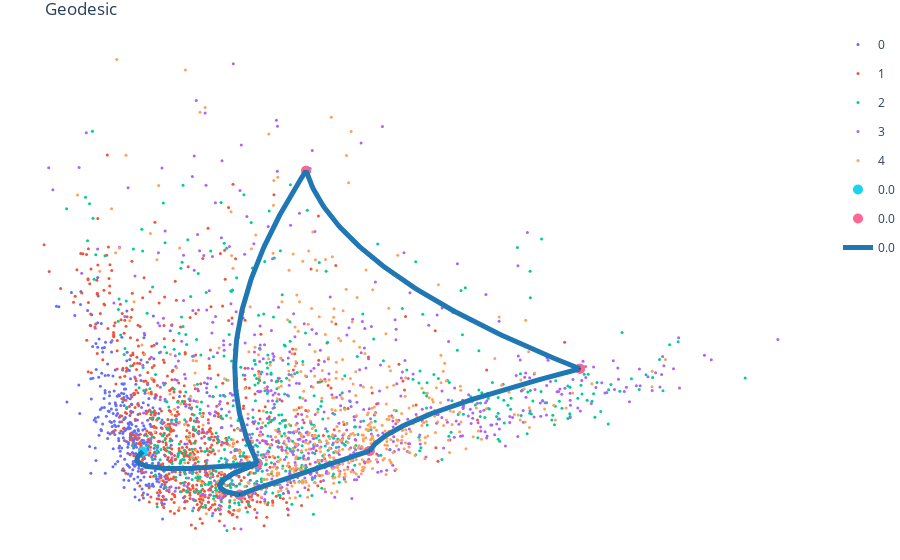
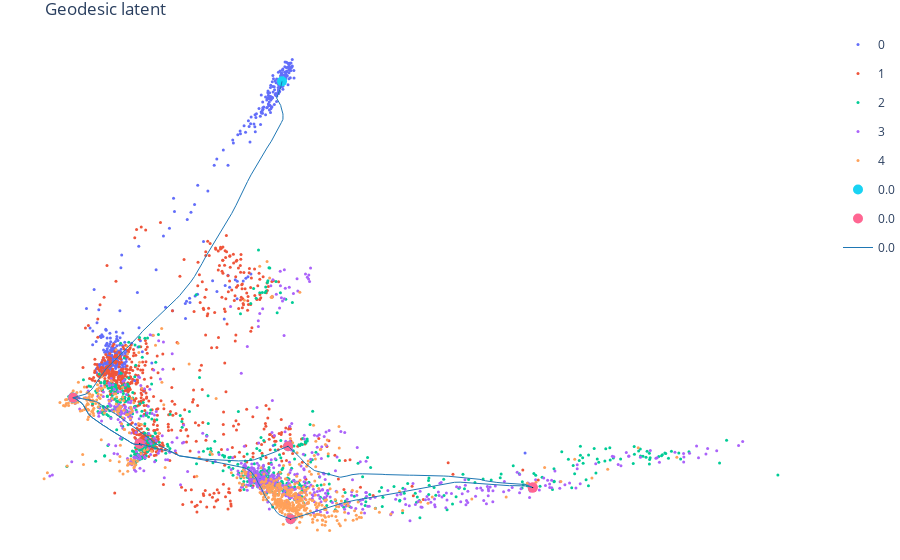
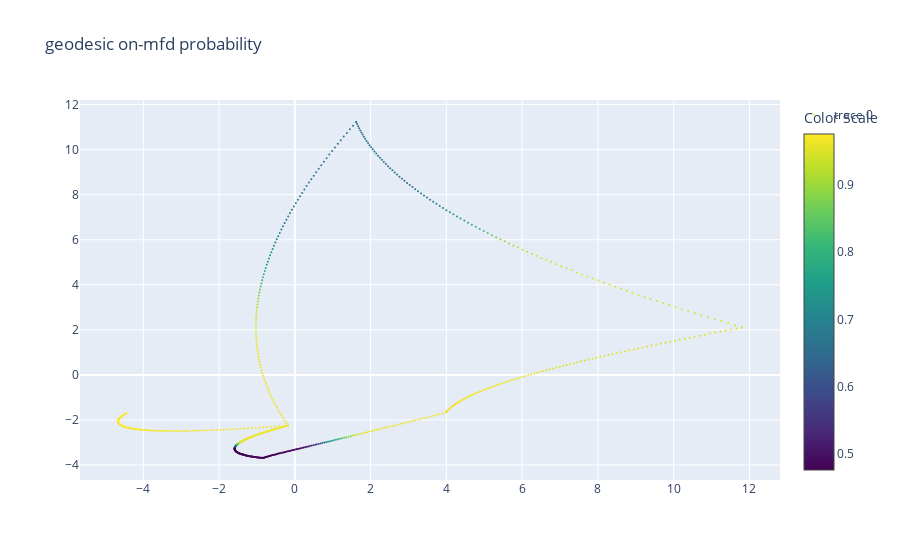

Notebook code cell kept with these figures, in order:
### Code cell
x0, x1, ids = next(iter(dataloader))
x0 = x0.to(device)
x1 = x1.to(device)
ids = ids.to(device)
x0 = x0[:10]
x1 = x1[:10]
ids = ids[:10]
x = x.to(device)
gbmodel = gbmodel.to(device)
with torch.no_grad():
    xhat = gbmodel(x0, x1, gbmodel.ts.to(device), ids)

xshape = xhat.shape
xflatten = xhat.flatten(0,1)
with torch.no_grad():
    zhat_flatten = model.encoder(xflatten)
    zhat = zhat_flatten.reshape(xshape[0], xshape[1], -1)
    z0 = model.encoder(x0)
    z1 = model.encoder(x1)

    fig = scatter(x.cpu().numpy(), data['colors'], s=3, white_bkgrnd=True, ticks=False)
    fig = scatter(x0.detach().cpu().numpy(), s=10, fig=fig)
    fig = scatter(x1.detach().cpu().numpy(), s=10, fig=fig)
    fig = trajectories(xhat.detach().cpu().numpy(), s=5, fig=fig, title='Geodesic', filename='geodesic_ofm.html')
    fig.show()
# if cfg_main.use_wandb:
#     wandb.log({"geodesic": wandb.Plotly(fig)})

fig = scatter(zc, data['colors'], s=3)
fig = scatter(z0.detach().cpu().numpy(), s=10, fig=fig)
fig = scatter(z1.detach().cpu().numpy(), s=10, fig=fig)
fig = trajectories(zhat.detach().cpu().numpy(), s=1, fig=fig, title='Geodesic latent', filename=f'{results_path}/geodesic_latent.html', white_bkgrnd=True, ticks=False)
fig.show()
# if cfg_main.use_wandb:
#     wandb.log({"geodesic_latent": wandb.Plotly(fig)})

with torch.no_grad():
    xconc = xhat.flatten(0, 1)
    probs = disc_func(xconc)
fig = scatter(xconc.cpu().numpy(), probs.cpu().numpy(), s=2, title='geodesic on-mfd probability', filename=f'{results_path}/geodesic_on_mfd_prob.html')
fig.show()
